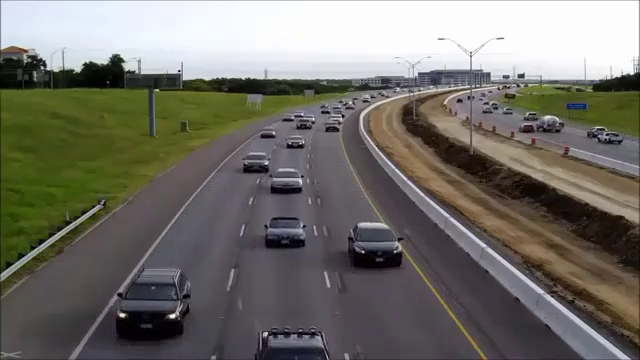
#> input picture frame 165 of traffic.mp4, 640 x 360 px
$ python 'Traffic Counter.py'
#> lines starting #> are read from the running program, lines starting #| are printed output that depends on the picture; after the words box and inside, x2 and y2 are one past the last pixel; in counts of white or black regions, pixels touching at a corner belong together
import cv2
subtractor = cv2.createBackgroundSubtractorMOG2()
font=cv2.FONT_HERSHEY_COMPLEX_SMALL
cap = cv2.VideoCapture("traffic.mp4")
mobil = 0
tampak = 0
ada = False
count = 0
while(True):
    ret, frame = cap.read()
#> frame is the input picture: shape (360, 640, 3); mean B, G, R 106.1, 113.3, 115.6
    mask = subtractor.apply(frame)
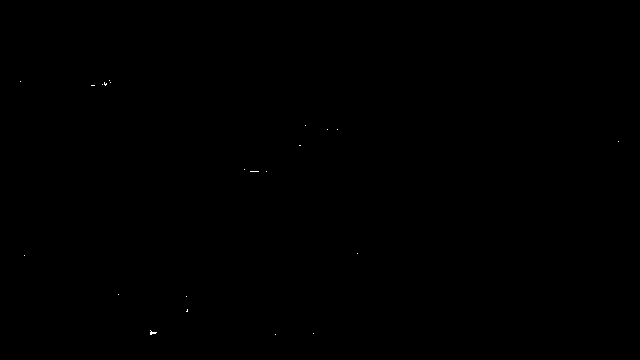
#> mask: shape (360, 640); values 127 (black) and 255 (white), 0.03% white in thin lines or dots, all inside (x1, y1, x2, y2) = (20, 80, 619, 335)
    mask = cv2.GaussianBlur(mask.copy(), (5, 5), 0)
    mask = cv2.morphologyEx(mask, cv2.MORPH_CLOSE, (5,5))
    mask = cv2.inRange(mask, 140, 255)
#> mask: shape (360, 640); 0.07% white; 20 white regions (17 under 20 px)
    conts, p = cv2.findContours(mask, cv2.RETR_EXTERNAL, cv2.CHAIN_APPROX_NONE)
#> conts = 20 contours, 19 with area under 20; largest, box (x1, y1, x2, y2) and area: (149, 330, 158, 337) 31; p = 20 rows, first 6: [1, -1, -1, -1], [2, 0, -1, -1], [3, 1, -1, -1], [4, 2, -1, -1], [5, 3, -1, -1], [6, 4, -1, -1]
    tampak = 0
    for cnt in conts:
        if (cv2.contourArea(cnt) > 300):
            x, y, w, h = cv2.boundingRect(cnt)
            if y > 200:
                cv2.rectangle(frame, (x, y), (x + w, y + h), (0, 255, 0), 2)
            cv2.putText(frame, "count : "+str(count), (30, 30), font, 1,(255, 0, 0), 1, cv2.LINE_AA)
            cv2.line(frame, (0, 300), (510, 300), (0, 0, 255), 2)
            if (y > 300 and y < 360):
                tampak += 1
                if mobil < tampak:
                    mobil = tampak
#> this loop made 20 passes
#> cnt on passes 1, 2, 5, 6, 7, 8, 9, 11, 13, 14, 15, 16: [[275, 335]], [[313, 334]], [[186, 297]], [[118, 295]], [[24, 256]], [[357, 254]], [[266, 172]], [[244, 170]], [[618, 142]], [[337, 130]], [[327, 130]], [[305, 126]]
#> after the loop, mobil = 0; tampak = 0
    if (tampak == 0 and ada == False):
        pass
    elif (tampak == 0 and ada):
        ada = False
        mobil = 0
        count+=1
    elif (tampak > 0 and ada == False):
        ada = True
    cv2.imshow("Car Counter Monitoring [tekan q untuk keluar]", frame)
    if cv2.waitKey(29) & 0xFF == ord('q'):
#> (key q is pressed here)
        break
cap.release()
cv2.destroyAllWindows()
